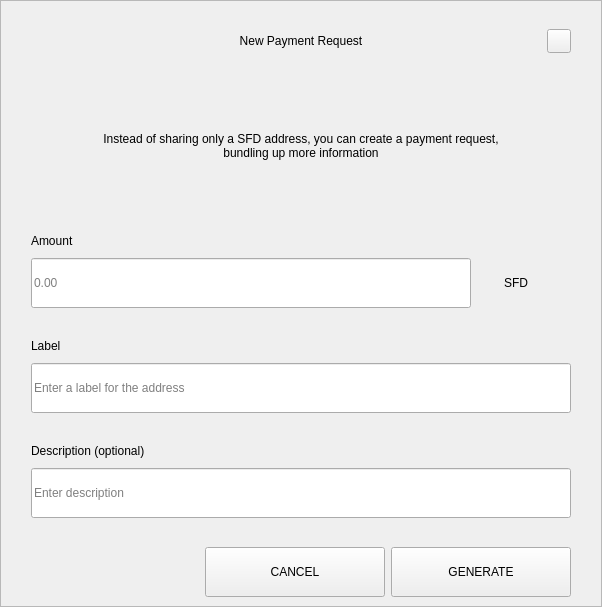
<?xml version="1.0" encoding="UTF-8"?>
<ui version="4.0">
 <class>RequestDialog</class>
 <widget class="QDialog" name="RequestDialog">
  <property name="geometry">
   <rect>
    <x>0</x>
    <y>0</y>
    <width>602</width>
    <height>607</height>
   </rect>
  </property>
  <property name="windowTitle">
   <string>Dialog</string>
  </property>
  <layout class="QVBoxLayout" name="verticalLayout_5">
   <property name="spacing">
    <number>0</number>
   </property>
   <property name="leftMargin">
    <number>0</number>
   </property>
   <property name="topMargin">
    <number>0</number>
   </property>
   <property name="rightMargin">
    <number>0</number>
   </property>
   <property name="bottomMargin">
    <number>0</number>
   </property>
   <item>
    <widget class="QFrame" name="frame">
     <property name="styleSheet">
      <string notr="true"/>
     </property>
     <property name="frameShape">
      <enum>QFrame::StyledPanel</enum>
     </property>
     <property name="frameShadow">
      <enum>QFrame::Raised</enum>
     </property>
     <layout class="QVBoxLayout" name="verticalLayout_4" stretch="1,0,0">
      <property name="spacing">
       <number>0</number>
      </property>
      <property name="leftMargin">
       <number>30</number>
      </property>
      <property name="topMargin">
       <number>20</number>
      </property>
      <property name="rightMargin">
       <number>30</number>
      </property>
      <property name="bottomMargin">
       <number>0</number>
      </property>
      <item>
       <layout class="QHBoxLayout" name="horizontalLayout_3">
        <property name="spacing">
         <number>0</number>
        </property>
        <item>
         <spacer name="horizontalSpacer_21">
          <property name="orientation">
           <enum>Qt::Horizontal</enum>
          </property>
          <property name="sizeHint" stdset="0">
           <size>
            <width>40</width>
            <height>20</height>
           </size>
          </property>
         </spacer>
        </item>
        <item>
         <widget class="QLabel" name="labelTitle">
          <property name="minimumSize">
           <size>
            <width>0</width>
            <height>40</height>
           </size>
          </property>
          <property name="maximumSize">
           <size>
            <width>16777215</width>
            <height>40</height>
           </size>
          </property>
          <property name="styleSheet">
           <string notr="true">padding-left:24px;</string>
          </property>
          <property name="text">
           <string>New Payment Request</string>
          </property>
          <property name="alignment">
           <set>Qt::AlignCenter</set>
          </property>
          <property name="margin">
           <number>7</number>
          </property>
         </widget>
        </item>
        <item>
         <spacer name="horizontalSpacer">
          <property name="orientation">
           <enum>Qt::Horizontal</enum>
          </property>
          <property name="sizeHint" stdset="0">
           <size>
            <width>40</width>
            <height>20</height>
           </size>
          </property>
         </spacer>
        </item>
        <item>
         <widget class="QPushButton" name="btnEsc">
          <property name="minimumSize">
           <size>
            <width>24</width>
            <height>24</height>
           </size>
          </property>
          <property name="maximumSize">
           <size>
            <width>24</width>
            <height>24</height>
           </size>
          </property>
          <property name="focusPolicy">
           <enum>Qt::NoFocus</enum>
          </property>
          <property name="text">
           <string/>
          </property>
         </widget>
        </item>
       </layout>
      </item>
      <item>
       <widget class="QStackedWidget" name="stack">
        <property name="minimumSize">
         <size>
          <width>540</width>
          <height>0</height>
         </size>
        </property>
        <property name="maximumSize">
         <size>
          <width>540</width>
          <height>16777215</height>
         </size>
        </property>
        <property name="currentIndex">
         <number>0</number>
        </property>
        <widget class="QWidget" name="page_1">
         <property name="minimumSize">
          <size>
           <width>540</width>
           <height>0</height>
          </size>
         </property>
         <property name="maximumSize">
          <size>
           <width>540</width>
           <height>16777215</height>
          </size>
         </property>
         <layout class="QVBoxLayout" name="layout1">
          <property name="spacing">
           <number>0</number>
          </property>
          <property name="leftMargin">
           <number>0</number>
          </property>
          <property name="topMargin">
           <number>0</number>
          </property>
          <property name="rightMargin">
           <number>0</number>
          </property>
          <property name="bottomMargin">
           <number>0</number>
          </property>
          <item>
           <spacer name="verticalSpacer_21">
            <property name="orientation">
             <enum>Qt::Vertical</enum>
            </property>
            <property name="sizeType">
             <enum>QSizePolicy::Fixed</enum>
            </property>
            <property name="sizeHint" stdset="0">
             <size>
              <width>20</width>
              <height>30</height>
             </size>
            </property>
           </spacer>
          </item>
          <item alignment="Qt::AlignHCenter">
           <widget class="QLabel" name="labelMessage">
            <property name="minimumSize">
             <size>
              <width>400</width>
              <height>50</height>
             </size>
            </property>
            <property name="text">
             <string>Instead of sharing only a SFD address, you can create a payment request, bundling up more information</string>
            </property>
            <property name="alignment">
             <set>Qt::AlignCenter</set>
            </property>
            <property name="wordWrap">
             <bool>true</bool>
            </property>
           </widget>
          </item>
          <item alignment="Qt::AlignBottom">
           <widget class="QWidget" name="containerAmount" native="true">
            <layout class="QVBoxLayout" name="verticalLayout">
             <property name="spacing">
              <number>9</number>
             </property>
             <property name="leftMargin">
              <number>0</number>
             </property>
             <property name="topMargin">
              <number>0</number>
             </property>
             <property name="rightMargin">
              <number>0</number>
             </property>
             <property name="bottomMargin">
              <number>0</number>
             </property>
             <item>
              <widget class="QLabel" name="labelSubtitleAmount">
               <property name="minimumSize">
                <size>
                 <width>350</width>
                 <height>16</height>
                </size>
               </property>
               <property name="maximumSize">
                <size>
                 <width>16777215</width>
                 <height>16</height>
                </size>
               </property>
               <property name="text">
                <string>Amount</string>
               </property>
              </widget>
             </item>
             <item alignment="Qt::AlignTop">
              <widget class="QWidget" name="layoutAmount" native="true">
               <layout class="QHBoxLayout" name="horizontalLayout" stretch="2,0">
                <property name="spacing">
                 <number>0</number>
                </property>
                <property name="leftMargin">
                 <number>0</number>
                </property>
                <property name="topMargin">
                 <number>0</number>
                </property>
                <property name="rightMargin">
                 <number>0</number>
                </property>
                <property name="bottomMargin">
                 <number>0</number>
                </property>
                <item>
                 <widget class="QLineEdit" name="lineEditAmount">
                  <property name="minimumSize">
                   <size>
                    <width>0</width>
                    <height>50</height>
                   </size>
                  </property>
                  <property name="maximumSize">
                   <size>
                    <width>16777215</width>
                    <height>50</height>
                   </size>
                  </property>
                  <property name="placeholderText">
                   <string notr="true">0.00</string>
                  </property>
                 </widget>
                </item>
                <item>
                 <widget class="QWidget" name="comboContainer" native="true">
                  <property name="minimumSize">
                   <size>
                    <width>100</width>
                    <height>50</height>
                   </size>
                  </property>
                  <property name="maximumSize">
                   <size>
                    <width>16777215</width>
                    <height>50</height>
                   </size>
                  </property>
                  <layout class="QHBoxLayout" name="horizontalLayout_31">
                   <property name="spacing">
                    <number>0</number>
                   </property>
                   <property name="leftMargin">
                    <number>0</number>
                   </property>
                   <property name="topMargin">
                    <number>0</number>
                   </property>
                   <property name="rightMargin">
                    <number>10</number>
                   </property>
                   <property name="bottomMargin">
                    <number>0</number>
                   </property>
                   <item>
                    <widget class="QLabel" name="comboBoxCoin">
                     <property name="text">
                      <string>SFD</string>
                     </property>
                     <property name="alignment">
                      <set>Qt::AlignCenter</set>
                     </property>
                    </widget>
                   </item>
                  </layout>
                 </widget>
                </item>
               </layout>
              </widget>
             </item>
            </layout>
           </widget>
          </item>
          <item>
           <spacer name="verticalSpacer_31">
            <property name="orientation">
             <enum>Qt::Vertical</enum>
            </property>
            <property name="sizeType">
             <enum>QSizePolicy::Fixed</enum>
            </property>
            <property name="sizeHint" stdset="0">
             <size>
              <width>20</width>
              <height>30</height>
             </size>
            </property>
           </spacer>
          </item>
          <item>
           <layout class="QVBoxLayout" name="verticalLayoutLabel">
            <property name="spacing">
             <number>9</number>
            </property>
            <item>
             <widget class="QLabel" name="labelSubtitleLabel">
              <property name="minimumSize">
               <size>
                <width>0</width>
                <height>16</height>
               </size>
              </property>
              <property name="maximumSize">
               <size>
                <width>16777215</width>
                <height>16</height>
               </size>
              </property>
              <property name="text">
               <string>Label</string>
              </property>
             </widget>
            </item>
            <item>
             <widget class="QLineEdit" name="lineEditLabel">
              <property name="minimumSize">
               <size>
                <width>0</width>
                <height>50</height>
               </size>
              </property>
              <property name="maximumSize">
               <size>
                <width>16777215</width>
                <height>50</height>
               </size>
              </property>
              <property name="placeholderText">
               <string>Enter a label for the address</string>
              </property>
             </widget>
            </item>
           </layout>
          </item>
          <item>
           <spacer name="verticalSpacer_34">
            <property name="orientation">
             <enum>Qt::Vertical</enum>
            </property>
            <property name="sizeType">
             <enum>QSizePolicy::Fixed</enum>
            </property>
            <property name="sizeHint" stdset="0">
             <size>
              <width>20</width>
              <height>30</height>
             </size>
            </property>
           </spacer>
          </item>
          <item>
           <layout class="QVBoxLayout" name="verticalLayoutDescription">
            <property name="spacing">
             <number>9</number>
            </property>
            <item>
             <widget class="QLabel" name="labelSubtitleDescription">
              <property name="minimumSize">
               <size>
                <width>0</width>
                <height>16</height>
               </size>
              </property>
              <property name="maximumSize">
               <size>
                <width>16777215</width>
                <height>16</height>
               </size>
              </property>
              <property name="text">
               <string>Description (optional)</string>
              </property>
             </widget>
            </item>
            <item>
             <widget class="QLineEdit" name="lineEditDescription">
              <property name="minimumSize">
               <size>
                <width>0</width>
                <height>50</height>
               </size>
              </property>
              <property name="maximumSize">
               <size>
                <width>16777215</width>
                <height>50</height>
               </size>
              </property>
              <property name="placeholderText">
               <string>Enter description</string>
              </property>
             </widget>
            </item>
            <item>
             <spacer name="verticalSpacer_4">
              <property name="orientation">
               <enum>Qt::Vertical</enum>
              </property>
              <property name="sizeType">
               <enum>QSizePolicy::Fixed</enum>
              </property>
              <property name="sizeHint" stdset="0">
               <size>
                <width>20</width>
                <height>20</height>
               </size>
              </property>
             </spacer>
            </item>
           </layout>
          </item>
         </layout>
        </widget>
        <widget class="QWidget" name="page_2">
         <layout class="QVBoxLayout" name="layout2">
          <item>
           <spacer name="verticalSpacer_5">
            <property name="orientation">
             <enum>Qt::Vertical</enum>
            </property>
            <property name="sizeType">
             <enum>QSizePolicy::Fixed</enum>
            </property>
            <property name="sizeHint" stdset="0">
             <size>
              <width>20</width>
              <height>50</height>
             </size>
            </property>
           </spacer>
          </item>
          <item alignment="Qt::AlignHCenter">
           <widget class="QLabel" name="labelQrImg">
            <property name="minimumSize">
             <size>
              <width>260</width>
              <height>260</height>
             </size>
            </property>
            <property name="maximumSize">
             <size>
              <width>260</width>
              <height>260</height>
             </size>
            </property>
            <property name="text">
             <string/>
            </property>
            <property name="alignment">
             <set>Qt::AlignCenter</set>
            </property>
           </widget>
          </item>
          <item>
           <spacer name="verticalSpacer_2">
            <property name="orientation">
             <enum>Qt::Vertical</enum>
            </property>
            <property name="sizeType">
             <enum>QSizePolicy::Fixed</enum>
            </property>
            <property name="sizeHint" stdset="0">
             <size>
              <width>20</width>
              <height>30</height>
             </size>
            </property>
           </spacer>
          </item>
          <item alignment="Qt::AlignHCenter">
           <widget class="QLabel" name="labelAddress">
            <property name="text">
             <string>D7VFR83SQbiezrW72hjcWJtcfip5krte2Z </string>
            </property>
           </widget>
          </item>
          <item>
           <spacer name="verticalSpacer_32">
            <property name="orientation">
             <enum>Qt::Vertical</enum>
            </property>
            <property name="sizeType">
             <enum>QSizePolicy::Expanding</enum>
            </property>
            <property name="sizeHint" stdset="0">
             <size>
              <width>20</width>
              <height>20</height>
             </size>
            </property>
           </spacer>
          </item>
          <item>
           <layout class="QHBoxLayout" name="horizontal">
            <property name="leftMargin">
             <number>20</number>
            </property>
            <property name="rightMargin">
             <number>20</number>
            </property>
            <property name="bottomMargin">
             <number>20</number>
            </property>
            <item>
             <spacer name="horizontalSpacer_4">
              <property name="orientation">
               <enum>Qt::Horizontal</enum>
              </property>
              <property name="sizeHint" stdset="0">
               <size>
                <width>40</width>
                <height>20</height>
               </size>
              </property>
             </spacer>
            </item>
            <item>
             <widget class="QPushButton" name="btnCopyAddress">
              <property name="minimumSize">
               <size>
                <width>180</width>
                <height>50</height>
               </size>
              </property>
              <property name="text">
               <string>COPY ADDRESS</string>
              </property>
             </widget>
            </item>
            <item>
             <widget class="QPushButton" name="btnCopyUrl">
              <property name="minimumSize">
               <size>
                <width>180</width>
                <height>50</height>
               </size>
              </property>
              <property name="text">
               <string>COPY URL</string>
              </property>
             </widget>
            </item>
            <item>
             <spacer name="horizontalSpacer_2">
              <property name="orientation">
               <enum>Qt::Horizontal</enum>
              </property>
              <property name="sizeHint" stdset="0">
               <size>
                <width>40</width>
                <height>20</height>
               </size>
              </property>
             </spacer>
            </item>
           </layout>
          </item>
         </layout>
        </widget>
       </widget>
      </item>
      <item>
       <widget class="QWidget" name="buttonsStack" native="true">
        <layout class="QHBoxLayout" name="horizontalLayout_5">
         <property name="leftMargin">
          <number>20</number>
         </property>
         <property name="rightMargin">
          <number>0</number>
         </property>
         <item>
          <spacer name="horizontalSpacer_41">
           <property name="orientation">
            <enum>Qt::Horizontal</enum>
           </property>
           <property name="sizeHint" stdset="0">
            <size>
             <width>40</width>
             <height>20</height>
            </size>
           </property>
          </spacer>
         </item>
         <item>
          <widget class="QPushButton" name="btnCancel">
           <property name="minimumSize">
            <size>
             <width>180</width>
             <height>50</height>
            </size>
           </property>
           <property name="focusPolicy">
            <enum>Qt::NoFocus</enum>
           </property>
           <property name="text">
            <string>CANCEL</string>
           </property>
          </widget>
         </item>
         <item>
          <widget class="QPushButton" name="btnSave">
           <property name="minimumSize">
            <size>
             <width>180</width>
             <height>50</height>
            </size>
           </property>
           <property name="focusPolicy">
            <enum>Qt::NoFocus</enum>
           </property>
           <property name="text">
            <string>GENERATE</string>
           </property>
          </widget>
         </item>
        </layout>
       </widget>
      </item>
     </layout>
    </widget>
   </item>
  </layout>
 </widget>
 <resources/>
 <connections/>
</ui>
